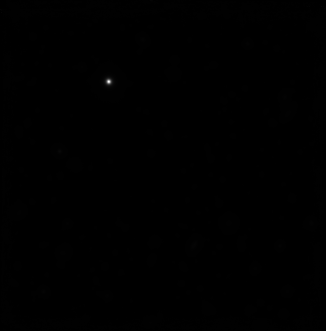
#> input picture src/originals/hdfs.tiff, 326 x 331 px, found by its file name
$ jupyter execute --allow-errors correc1.ipynb   (shell and % lines are left out)
#> lines starting #> are read from the running program, lines starting #| are printed output that depends on the picture
(labs:correc1)=
# Correction of lab 1

<hr>

## 📌 Commentaires pour les intervenants

Ce premier TP se déroule bien en général. Si en plus les deux étudiants non francophones et les médecins sont dans ma salle, alors vous ne devriez pas avoir un niveau trop hétérogène.

Au démarrage de la séance, commencez par un mot d'introduction et rappelez l'organisation du TP :
* boot sous Ubuntu (s'ils n'ont pas encore d'identifiant, utiliser : login = **telecom**, mdp = **Tel2021!**) ;
* test dans Moodle. Le maintien de ce test n'est pas encore décidé car je ne sais pas si tous les étudiants auront accès à Moodle... Si jamais certains ont des problèmes techniques lors du test : notez leur noms ;
* correction orale du test ;
* présenter comment ouvrir et utiliser Jupyter Lab, la notion de cellule et comment les exécuter, le markdown et son intérêt ;
* précisez à ceux qui utiliseraient leurs PC perso de vérifier les versions des modules
  (cf « Writing code » dans le chapitre « Installing and using Python ») car cela peut conduire à des bugs ;
* TP en effectuant les exercices les uns après les autres ;
* correction disponible : aux étudiants de s'y référer.

Bien sûr, vous restez disponibles pour répondre aux questions des étudiants, et vous pour ne pas vous embêter n'hésitez pas à leur poser des questions !

L'année dernière, la plupart des étudiants étaient arrivés à l'exercice « Segmentation by histogram thresholding ». C'est bien s'ils vont plus loin, mais il est inutile de forcer le rythme. Je préfère qu'ils aient bien assimilés les premières notions, plutôt qu'ils aient survolé toutes les notions.

De manière générale, les étudiants connaissent mal Python, et pratiquement pas la notion de notebook Jupyter, de cellules, etc.
Il faut donc bien les coacher sur le début, en vérifiant notamment :
* que tout le code ne soit pas dans une unique cellule ;
* que les imports de modules se font (à partir du 2e ou 3e exercice) tout au début du code ;
* qu'ils prennent la bonne habitude d'insérer des cellules de markdown pour mettre un titre et des commentaires sur les résultats.

Vous pouvez interrompre le TP en demandant l'attention pour faire un point oral (au vidéoprojecteur ou au tableau), par exemple :
* 📣 l'ouverture et l'utilisation de Jupyter Lab,
  la notion de cellule et comment les exécuter, le markdown et son intérêt (en début de séance) ;
* 📣 l'extraction de pixels avec la commande `f[a:b,c:d]` (un petit schéma peut être intéressant).
  C'est un point qui pose des difficultés à certains dans l'exercice « Create a simple image » ;

Je passerai pendant la séance dans toutes les salles pour me présenter et voir comment ça se passe.

<hr>

## Getting started

### Objectives

* discover and know how to write a Python program
* discover and know how to use a notebook
* manipulate variables

### Code cells

* The two cells containing codes should be:

[cell 1]
40 + 2

[cell 2]
year = 2021
course = "BIP"
print(course + " " + str(year))

### Markdown cell

The markdown code

```
  Write **bold**, _italic_ or equations: $\sqrt{2}$.
```

produces:

```{panels}
:column: col-12
:card: border-2

Write **bold**, _italic_ or equations: $\sqrt{2}$.
```

## Display a saved image

### Objectives

* use functions and modules
* know how to load and display an image, and use a colormap
* display the size of an image
* convert an image to grayscale
* use the `:` operator
* understand that an image is also a 2D signal

### Modules

The use of the function `ccc` available in the submodule `bbb` of the module `aaa` writes `aaa.bbb.ccc`.
I am sure you agree this is a bit long to write, that is why we usually rename the submodule to something shorter.
Thus, the following instructions rename `skimage.io` to `io`, and `matplotlib.pyplot` to `plt`:

[cell 3]
import skimage.io as io
import matplotlib.pyplot as plt

The three modules used in this course are:
* [Numpy](http://www.numpy.org/) (scientific programming),
* [Scikit-image](https://scikit-image.org/) (image processing),
* [Matplotlib](https://matplotlib.org/) (display).

Refer to the documentation on these websites to get the syntax of the functions.

### Display the color image

Now you can load the image mandrill.tiff (I load it directly from the website):

#> (a cell that did not finish here is left out)

and display it (I take this opportunity to add a title):

#> (a cell that did not finish here is left out)

The image dimensions can be read on the displayed image: a little more than 500 pixels per side, and 3 bands since the image is in color.
A more precise alternative is to use the `shape` function:

#> (a cell that did not finish here is left out)

So the image if of size 512 × 512, with 3 bands.

### Conversion to grayscale

We need to import a new module (I am doing this at this point, but it is recommended to import all modules at the beginning of the notebook).

[cell 7]
import skimage.color as color

#> (the rest of this cell did not finish here and is left out)

What's that weird grayscale image? It's rather green... 😲

This actually _is_ a grayscale image (the image has only one band).
But the default colormap provided with `imshow` is a gradient of blue and green.
To display it in real gray levels, you must specify the option `cmap` in` imshow`.
A large number of palettes are available (see [catalog](https://matplotlib.org/examples/color/colormaps_reference.html));
here we choose the classic `gray`:

#> (a cell that did not finish here is left out)

Phew! 😅

The grayscale image has intensities in this range:

#> (a cell that did not finish here is left out)

The range of colors can also be redefined by specifying the intensities corresponding to black (`vmin`) and white (` vmax`):

#> (a cell that did not finish here is left out)

### Extraction of pixels

The syntax `g[a:b, c:d]` extract pixels located between rows `a` and `b`$-1$ and columns `c` and `d`-1.
If `a` or `c` is not given, then it is considered to be $0$.
If `b` or `d` is not given, then it is considered to be the maximal index in the dimension.

Then we have the instensity of top-left pixel:

#> (a cell that did not finish here is left out)

The intensities of the five first pixels of the second row:

#> (a cell that did not finish here is left out)

And the intensities of all the pixels in the third row:

#> (a cell that did not finish here is left out)

### Brightness profile

I choose a horizontal cut on the 200<sup>th</sup> line of the image:

[cell 14]
cut = 200          # Cut location
#> (the rest of this cell did not finish here and is left out)

Now we can display the brightness profile...

[cell 15]
plt.figure(figsize=(10,5))           # New figure with specific display size

plt.subplot(1,2,1)                   # Plot on the left
#> (the rest of this cell did not finish here and is left out)

Do you see on the profile the Mandrill's nose and the protruding ridges on its sides?

## Create a simple image

### Objectives
* synthesize an RGB image (and know, for example, that yellow = green + red)
* manipulate the value / color correspondence
* use the `:` operator

### Image synthesis

As usual, do not forget the modules:

[cell 16]
import numpy as np
import matplotlib.pyplot as plt

The image is composed of blocks of homogeneous color with size 20 × 20 pixels, so as to form an image of 40 × 80 pixels.
Also, it contains three bands as it is an RGB image.
Therefore we create an array `f` of size 40 × 80 × 3:

[cell 17]
f = np.zeros((40,80,3))

We use [Additive color](https://en.wikipedia.org/wiki/Additive_color) to create the colors.
Thus, yellow is obtained by combining green and red.

[cell 18]
f[ 0:20 ,   :   , 0 ] = 1   # Red band = band 0   (top row: pixels 0 to 19)
f[  :   ,  0:40 , 1 ] = 1   # Green band = band 1 (the two columns on the left)
f[  :   , 20:60 , 2 ] = 1   # Blue band = band 2  (the two columns at the center)

The bands can be displayed separately:

[cell 19]
plt.figure(figsize=(15,7))

plt.subplot(1,3,1)
plt.imshow(f[:,:,0], cmap="gray")
plt.title('Red band')

plt.subplot(1,3,2)
plt.imshow(f[:,:,1], cmap="gray")
plt.title('Green band')

plt.subplot(1,3,3)
plt.imshow(f[:,:,2], cmap="gray")
plt.title('Blue band')
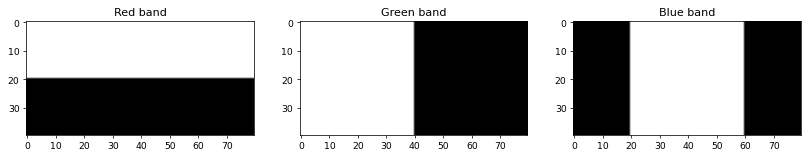
#> figure drawn by matplotlib, 3 panels

And finally the color image:

[cell 20]
plt.imshow(f)
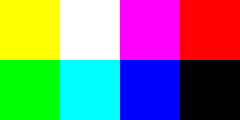
#> shown: shape (40, 80, 3) float64 (shown 3 times larger); mean R, G, B 0.5, 0.5, 0.5

## Setting the intensity range

### Objectives
* be aware of the need for a good colormap
* know how to adjust the colormap to display the objects of interest

[cell 21]
import skimage.io as io
import matplotlib.pyplot as plt

### Display the image

Load and display the image:

[cell 22]
f = io.imread("hdfs.tiff")
#> f is the input picture: shape (331, 326) uint32; min 625722, max 628454834, mean 3203051.1
plt.figure(figsize=(6,6))
plt.imshow(f, cmap="gray")

This image corresponds to a portion of the sky in the southern hemisphere called the [_Hubble Deep Field South_](http://muse-vlt.eu/science/hdfs-v1-0/). It was acquired by the [MUSE sensor](http://muse-vlt.eu/science/) installed on the VLT in Chile. It is obtained by averaging around 4000 bands of the original image: we speak of a hyperspectral image. (Source: [Bacon et al., "The MUSE 3D view of the Hubble Deep Field South", _Astronomy & Astrophysics_, 2015](https://www.aanda.org/articles/aa/abs/2015/03/aa25419-14/aa25419-14.html)).

Although only a small star can be seen, there are many other objects. Since these objects are very distant, they are very faint. In astronomy, as in many other science fields, the pixel intensity is not limited to 256 values. In this case, the intensities lie over the range given below:

[cell 23]
print("Mininmal intensity: %d" % f.min())
#| Mininmal intensity: 625722
print("Maximal intensity: %d" % f.max())
#| Maximal intensity: 628454834

### Choose a better colormap

Therefore, to observe the other objects, we will adjust the colormap so that the gray levels will lie between `vmin` and `vmax`.
Intensities less than `vmin` will be displayed in black, and those greater than `vmax` will be in white.
It's up to you to find these values to get an image like the one below, where other stars and galaxies are clearly visible
(and the brightest star is saturated).

[cell 24]
plt.figure(figsize=(6,6))
plt.imshow(f, cmap="gray", vmin=3e6, vmax=4e6)
# NB : ne pas utiliser d'histogramme : ça plante le notebook !

Another possibility is to use colors to increase the dynamics of the intensities observed. The `jet` colormap is used in the example below, with the the same `vmin` and `vmax` as before. We observe a few more objects.

[cell 25]
plt.figure(figsize=(6,6))
plt.imshow(f, cmap="jet", vmin=3e6, vmax=4e6)

## Segmentation by histogram thresholding

### Objectives
* display and manipulate a histogram
* define a threshold from a histogram

### Image histogram

[cell 26]
import skimage.io as io
import skimage.color as clr
import matplotlib.pyplot as plt
import numpy as np

[cell 27]
f = io.imread("santamonica.jpg")
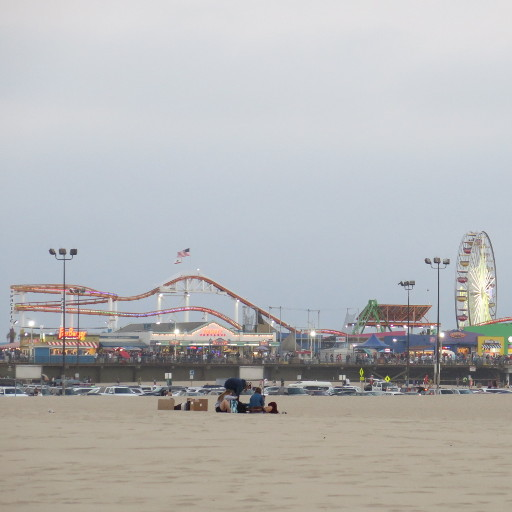
#> input picture src/figs/santamonica.jpg, 512 x 512 px, found by its file name
#> f is the input picture: shape (512, 512, 3); mean R, G, B 181.2, 181.3, 181.7
f = clr.rgb2gray(f)
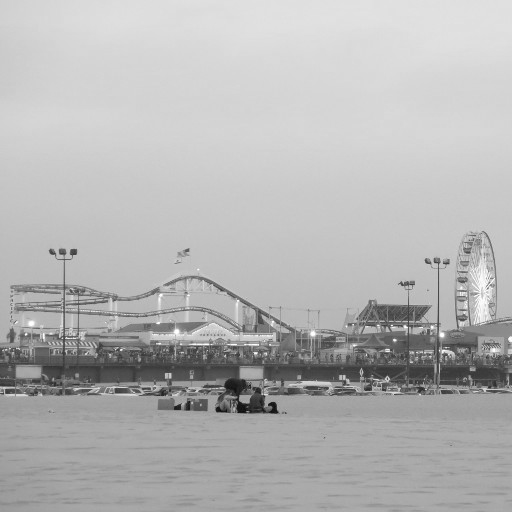
#> f: shape (512, 512) float64; min 0.0467, max 1, mean 0.711
plt.figure(figsize=(7,7))
plt.imshow(f, cmap="gray")
plt.title('Santa Monica Pier');

The histogram is obtained with `matplotlib.pyplot.hist`.
As this function calculates the image from a vector, it must be used on the vectorized image, and not the image itself.
The vectorized image is obtained with `numpy.ravel`.
The pixels in a vectorized image are arrange in one dimension.

The histogram of the image is not unique: the number of bins must be specified.
Generally, we choose as many bins as gray levels, but this is not mandatory.
The following histograms are obtained with 16, 64 and 256 bins.
Note that the intensities of the image are not between 0 and 255: do you know why (ask the teacher if you cannot get the solution)?

[cell 28]
for k in [16, 64, 256]:

    plt.figure()
    plt.hist( f.ravel(), bins=k);
    plt.title("%d bins" % k)
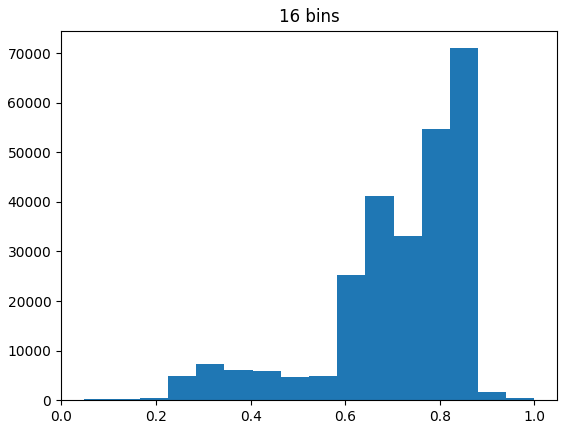
#> figure drawn by matplotlib, 1 panel; tallest bar 71002 high, from x = 0.821 to 0.881
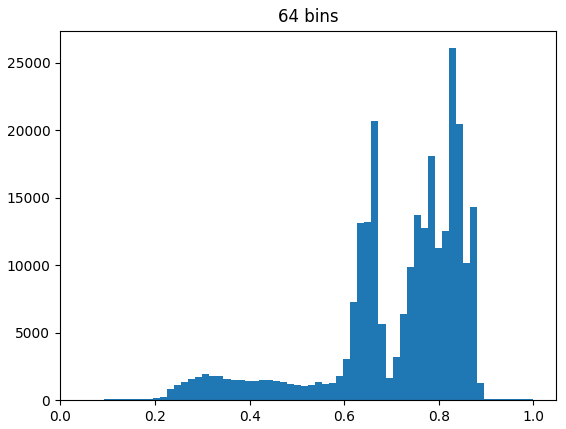
#> figure drawn by matplotlib, 1 panel; tallest bar 26081 high, from x = 0.821 to 0.836
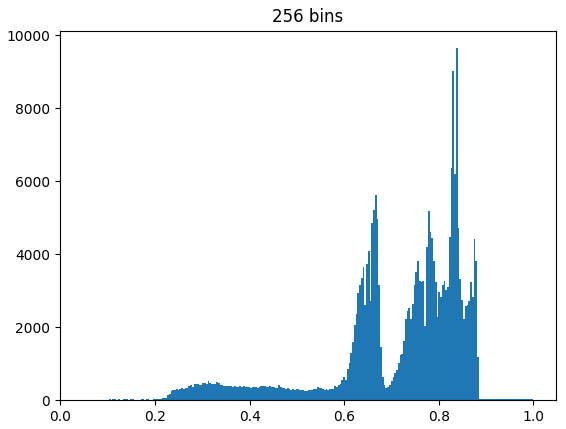
#> figure drawn by matplotlib, 1 panel; tallest bar 9651 high, from x = 0.836 to 0.84

On the one hand, we easily observe that if the number of bars is low, then the distribution is coarse and some details
(such as the presence of two modes after 0.5) are not visible.
On the other hand, if the bin number is high, then we may have too much detail to analyse the result.
In conclusion, the bin number does not necessarily have to be equal to the number of gray levels in the image,
it depends on what we are going to do with the histogram!

### Segmentation in 2 classes

The presence of several modes in the histogram implies several possible thresholds.
The two images below correspond to the thresholds obtained around the three modes of the histogram.

[cell 29]
for seuil in [0.55, 0.70]:
    plt.figure(figsize=(7,7))
    plt.imshow(f>seuil, cmap="gray")
    plt.title("Threshold = %.2f" % seuil)
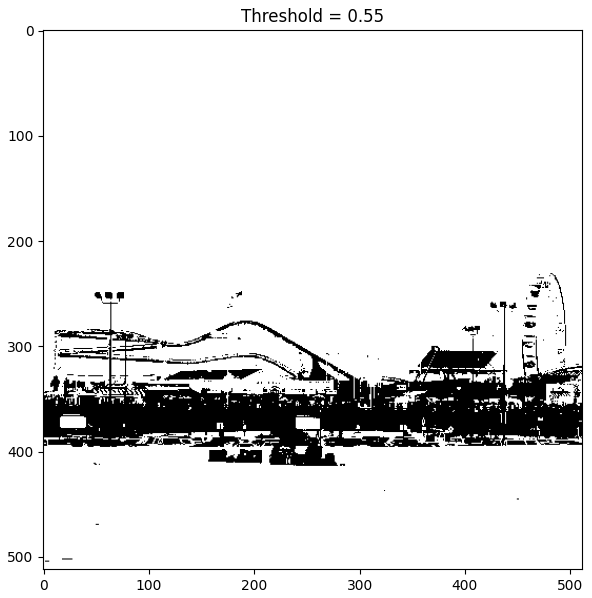
#> figure drawn by matplotlib, 1 panel
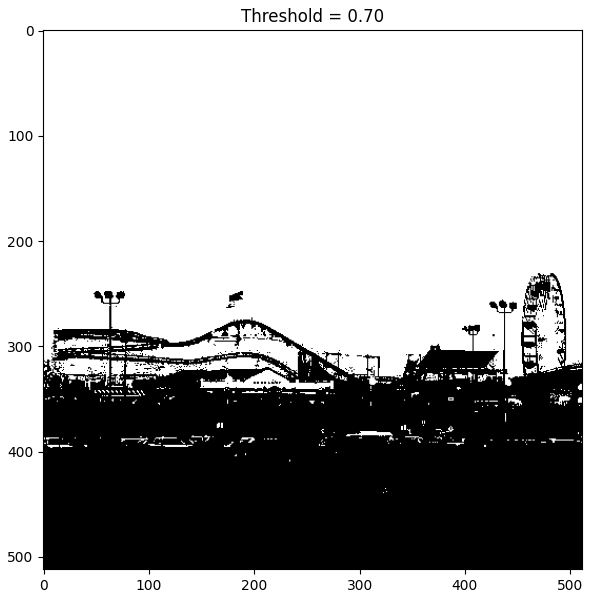
#> figure drawn by matplotlib, 1 panel

### Segmentation in 3 classes

The histogram is a tool that represents the distribution of the intensities in an image.
We used it in this exercise to define a threshold on the image, then segmenting the image into two classes.
Furthermore, we can define several thresholds to obtain a segmentation with more than two classes, as for example in the image below.

How can you get this result?
Besides, which modes in the histogram correspond to the three identified zones?

[cell 30]
plt.figure(figsize=(7,7))
plt.imshow(1*(f>0.55)+1*(f>0.70), cmap="gray");
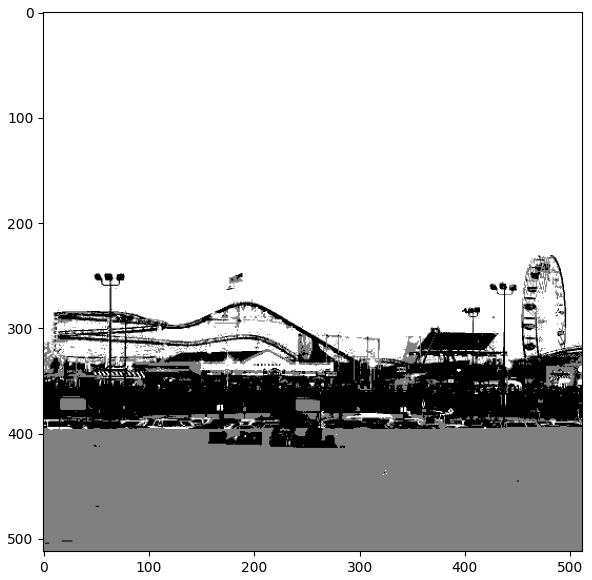
#> figure drawn by matplotlib, 1 panel
